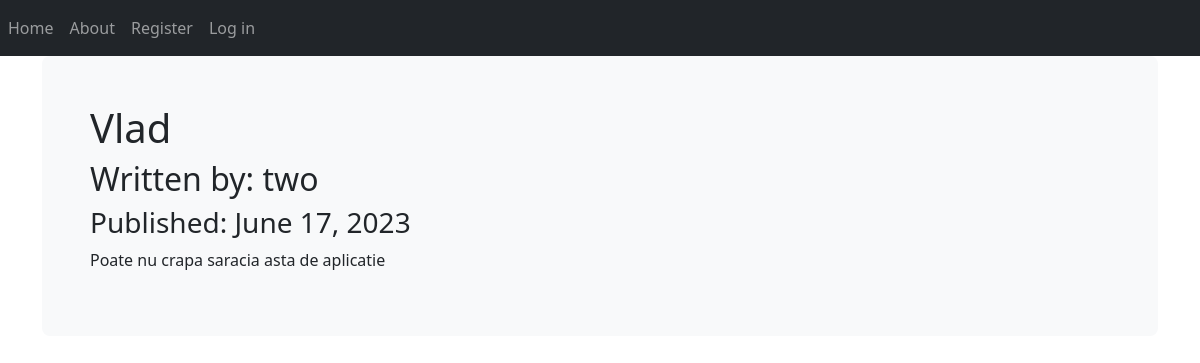
The page /1 on the database its author committed.
### companyblog/models.py (models this page shows, shortened)
class BlogPost(db.Model):
    __tablename__ = 'blogposts'
    users = db.relationship(User)
    id = db.Column(db.Integer, primary_key = True)
    user_id = db.Column(db.Integer, db.ForeignKey('users.id'), nullable=False)
    date = db.Column(db.DateTime, nullable=False, default=datetime.utcnow)
    title = db.Column(db.String(140), nullable= False)
    text = db.Column(db.Text, nullable = False)

class User(db.Model, UserMixin):
    __tablename__ = 'users'
    id = db.Column(db.Integer, primary_key = True)
    profile_image = db.Column(db.String(64), nullable = False, default='default_profile.jpg')
    email = db.Column(db.String(64), unique=True, index=True)
    username = db.Column(db.String(64), unique=True, index=True)
    password_hash = db.Column(db.String(128))
    posts = db.relationship('BlogPost', backref='author', lazy=True)

### companyblog/users/views.py (the view)
@users.route('/<username>')
def user_posts(username):
    page = request.args.get('page', 1, type=int)
    user = User.query.filter_by(username=username).first_or_404()
    blog_posts = BlogPost.query.filter_by(author=user).order_by(BlogPost.date.desc()).paginate(page=page, per_page=5)
    return render_template('user_blog_posts.html', blog_posts=blog_posts, user=user)

### companyblog/blog_posts/views.py (called while the page is built)
@blog_posts.route('/<int:blog_post_id>')
def blog_post(blog_post_id):
    blog_post = BlogPost.query.get_or_404(blog_post_id)
    return render_template('blog_post.html', title=blog_post.title, date=blog_post.date, post=blog_post)

### companyblog/templates/blog_post.html (shortened to what this page needs)
{% extends "base.html" %}
{% block content %}
<div class="p-5 mb-4 bg-body-tertiary rounded-3">
    <h1>{{ title }}</h1>
    <h2>Written by: {{ post.author.username }}</h2>
    <h3>Published: {{ post.date.strftime('%B %d, %Y') }}</h3>
    <p> {{ post.text }}</p>
</div>
{% endblock %}

### rows shown on the page
BlogPost: title "Vlad", date "June 17, 2023", text "Poate nu crapa saracia asta de aplicatie"
User: author.username "two"
